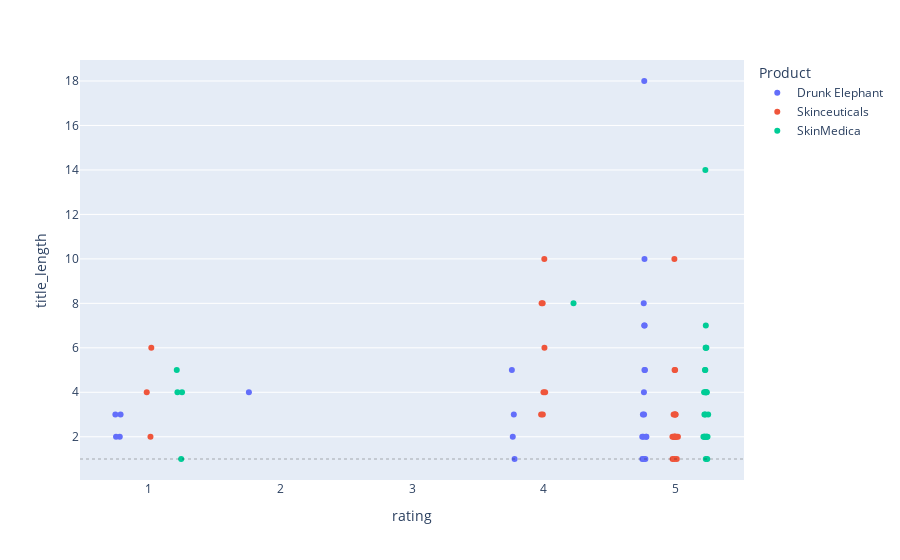

Notebook source saved alongside this figure:
### Markdown cell above
<div style='background-color:navy; color:white; padding:20px'>
    There is no clear pattern between "length of review" and "rating". However, the four longest reviews have the good ratings. Yet, if the reviews are shorter than 9 letters, they have good rating (4 & 5)
</div>

### Code cell
fig = px.strip(df, x="rating", y="title_length",color = "Product")
fig.add_hline(y=1,line_dash="dot", line_color="black", line_width=0.3)
fig.show()

### Figure 1 — Plotly figure (JSON) as saved in the notebook; plotly's stock layout.template omitted (floating-point values rounded to 4 significant figures)
{"data": [{"alignmentgroup": "True", "boxpoints": "all", "fillcolor": "rgba(255,255,255,0)", "hoveron": "points", "hovertemplate": "Product=Drunk Elephant<br>rating=%{x}<br>title_length=%{y}<extra></extra>", "legendgroup": "Drunk Elephant", "line": {"color": "rgba(255,255,255,0)"}, "marker": {"color": "#636efa"}, "name": "Drunk Elephant", "offsetgroup": "Drunk Elephant", "orientation": "v", "pointpos": 0, "showlegend": true, "type": "box", "x": [5, 4, 5, 5, 5, 5, 5, 5, 2, 4, 5, 4, 5, 5, 1, 5, 4, 5, 1, 5, 1, 5, 5, 5, 1, 5], "x0": " ", "xaxis": "x", "y": [7, 3, 8, 3, 10, 2, 5, 18, 4, 2, 1, 1, 1, 7, 3, 2, 5, 2, 2, 2, 3, 3, 5, 1, 2, 4], "y0": " ", "yaxis": "y"}, {"alignmentgroup": "True", "boxpoints": "all", "fillcolor": "rgba(255,255,255,0)", "hoveron": "points", "hovertemplate": "Product=Skinceuticals<br>rating=%{x}<br>title_length=%{y}<extra></extra>", "legendgroup": "Skinceuticals", "line": {"color": "rgba(255,255,255,0)"}, "marker": {"color": "#EF553B"}, "name": "Skinceuticals", "offsetgroup": "Skinceuticals", "orientation": "v", "pointpos": 0, "showlegend": true, "type": "box", "x": [5, 4, 5, 5, 5, 4, 5, 1, 5, 4, 5, 5, 4, 1, 4, 5, 5, 5, 5, 4, 4, 1, 4, 5, 5, 5, 5, 5, 5, 5], "x0": " ", "xaxis": "x", "y": [10, 6, 3, 2, 2, 8, 3, 6, 3, 4, 1, 5, 3, 2, 3, 1, 2, 2, 5, 10, 8, 4, 4, 2, 3, 2, 2, 2, 1, 2], "y0": " ", "yaxis": "y"}, {"alignmentgroup": "True", "boxpoints": "all", "fillcolor": "rgba(255,255,255,0)", "hoveron": "points", "hovertemplate": "Product=SkinMedica<br>rating=%{x}<br>title_length=%{y}<extra></extra>", "legendgroup": "SkinMedica", "line": {"color": "rgba(255,255,255,0)"}, "marker": {"color": "#00cc96"}, "name": "SkinMedica", "offsetgroup": "SkinMedica", "orientation": "v", "pointpos": 0, "showlegend": true, "type": "box", "x": [5, 5, 5, 5, 5, 5, 5, 5, 5, 1, 1, 5, 5, 5, 1, 5, 5, 1, 5, 5, 5, 5, 5, 5, 5, 5, 4, 5, 5], "x0": " ", "xaxis": "x", "y": [4, 2, 6, 4, 2, 6, 5, 2, 4, 4, 4, 3, 1, 3, 1, 5, 3, 5, 4, 2, 6, 2, 14, 2, 1, 7, 8, 4, 2], "y0": " ", "yaxis": "y"}], "layout": {"boxmode": "group", "legend": {"title": {"text": "Product"}, "tracegroupgap": 0}, "margin": {"t": 60}, "shapes": [{"line": {"color": "black", "dash": "dot", "width": 0.3}, "type": "line", "x0": 0, "x1": 1, "xref": "x domain", "y0": 1, "y1": 1, "yref": "y"}], "xaxis": {"anchor": "y", "domain": [0, 1], "title": {"text": "rating"}}, "yaxis": {"anchor": "x", "domain": [0, 1], "title": {"text": "title_length"}}}}
